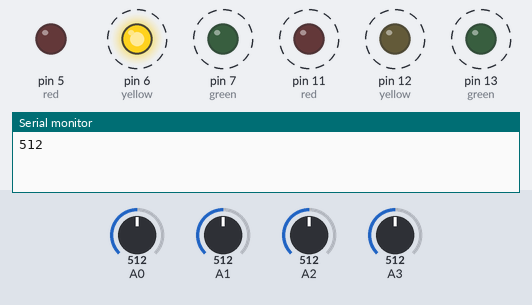
Simulated run of this sketch. Board: Arduino Uno, built with avr-gcc and run on an emulated ATmega328P. On the bench: output pins drawn as LEDs (lit = HIGH), the last lines printed to the serial monitor. Dashed ring = blinking. The inputs (shaded band) are chosen by the test bench; at power-on: A0 = 512, A1 = 512, A3 = 512, A2 = 512.

Above: at 1.2 s.
1.3 s: A0 set to 888
At 2.45 s:
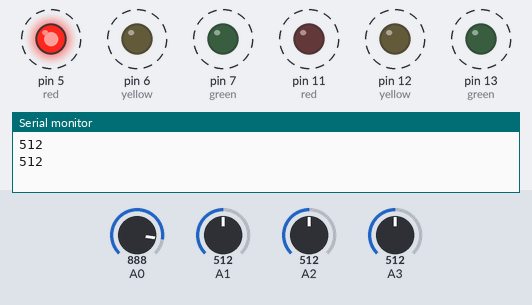
4.8 s: A0 set to 914
At 6.6 s:
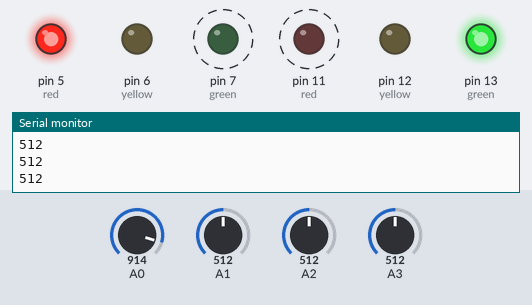
7.3 s: A1 set to 881
12.4 s: A1 set to 912
At 16.75 s:
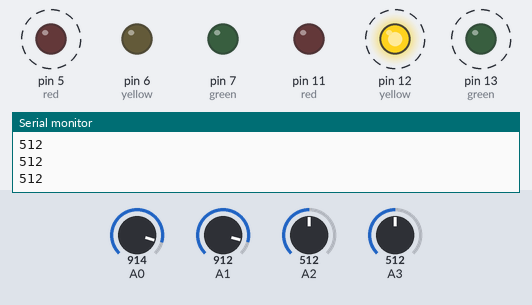
18.2 s: A3 set to 884
21.7 s: A3 set to 914
At 22.4 s:
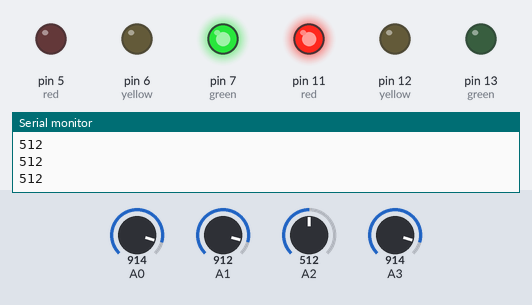
Timing chart, 0 to 24.2 s (numbered marks = the images above; inputs shaded):
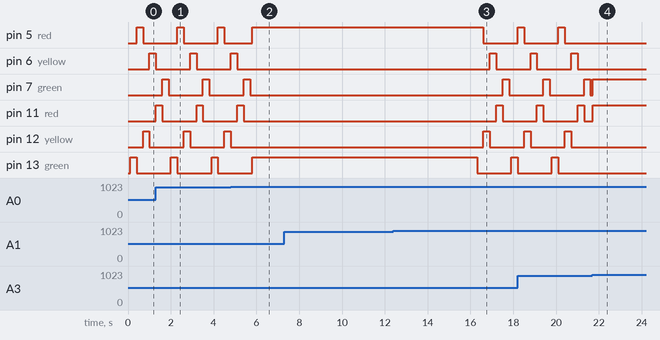

Measured:
- the behaviour switches between 900 and 901 on A0 (found by bisection; images 1 and 2)
- the behaviour switches between 899 and 900 on A1 (found by bisection; images 2 and 3)
- the behaviour switches between 900 and 901 on A3 (found by bisection; images 3 and 4)
- after the input at 4.8 s, pin 6 (yellow): goes on until 5.1 s, then stays LOW; pin 12 (yellow): goes on until 4.8 s, then stays LOW; pin 13 (green): goes on until 5.8 s, then stays HIGH
- after the input at 12.4 s, pin 5 (red): HIGH → LOW after 4.2 s; pin 6 (yellow): LOW → HIGH after 4.5 s, → LOW 0.30 s later; pin 7 (green): LOW → HIGH after 5.1 s, → LOW 0.30 s later; pin 11 (red): LOW → HIGH after 4.8 s, → LOW 0.30 s later; pin 12 (yellow): LOW → HIGH after 4.2 s, → LOW 0.30 s later
- after the input at 21.7 s, pin 5 (red): stays LOW (without the input it goes to HIGH after 0.31 s); pin 6 (yellow): stays LOW (without the input it goes to HIGH after 0.91 s); pin 12 (yellow): stays LOW (without the input it goes to HIGH after 0.61 s); pin 13 (green): stops changing and stays LOW
- by itself, pin 5 (red), pin 7 (green), pin 11 (red), pin 13 (green): alternates HIGH for 0.30 s and LOW for 1.6 s

The sketch:

dbtcs.ino
```cpp
int x=0;
int count=0;
int T=900;
int C=1;
void setup()
{
Serial.begin(9600);
pinMode(13,OUTPUT);//green
pinMode(12,OUTPUT);//yellow
pinMode(11,OUTPUT);//red
pinMode(7,OUTPUT);//green
pinMode(6,OUTPUT);//yellow
pinMode(5,OUTPUT);//red
pinMode(A0,INPUT);
pinMode(A1,INPUT);
pinMode(A2,INPUT);
pinMode(A3,INPUT);
}
void loop()
{

//digitalWrite(10,HIGH);
Serial.println(analogRead(A2));
delay(100);
int first=analogRead(A0);
int second=analogRead(A1);
int third=analogRead(A2);
int fourth=analogRead(A3);
if(first>T && third>T)
{
count++;
digitalWrite(13,HIGH);
digitalWrite(5,HIGH);
delay(5000);
digitalWrite(12,LOW);
digitalWrite(11,LOW);
digitalWrite(6,LOW);
digitalWrite(7,LOW);
}
else if(first>T && second<T)
{
count++;
digitalWrite(13,HIGH);
digitalWrite(5,HIGH);
delay(5000);
digitalWrite(12,LOW);
digitalWrite(11,LOW);
digitalWrite(6,LOW);
digitalWrite(7,LOW);
}
else if(second>T && first<T)
{
count++;
digitalWrite(7,HIGH);
digitalWrite(11,HIGH);
delay(5000);
digitalWrite(12,LOW);
digitalWrite(13,LOW);
digitalWrite(6,LOW);
digitalWrite(5,LOW);
}
else if(second>T && fourth>T)
{
count++;
digitalWrite(7,HIGH);
digitalWrite(11,HIGH);
delay(5000);
digitalWrite(13,LOW);
digitalWrite(12,LOW);
digitalWrite(5,LOW);
digitalWrite(6,LOW);
}
else
{
digitalWrite(13,HIGH);
delay(300);
digitalWrite(13,LOW);

digitalWrite(5,HIGH);
delay(300);
digitalWrite(5,LOW);

digitalWrite(12,HIGH);
delay(300);
digitalWrite(12,LOW);

digitalWrite(6,HIGH);
delay(300);
digitalWrite(6,LOW);

digitalWrite(11,HIGH);
delay(300);
digitalWrite(11,LOW);

digitalWrite(7,HIGH);
delay(300);
digitalWrite(7,LOW);
}

}
```
